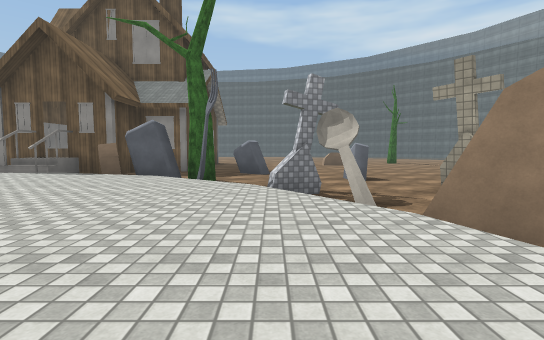
[1] (above)

24 first-person views from a walk through a scene from a Unity 3-D project. The camera is 1.2 m above the floor, tilts 4° down and sees 85° across. The floor is counted in squares, 2.4 m on a side. Each view is taken from the middle of a square. On the plan, view 1 faces up. The plan holds only what a view shows up to about 9 squares ahead; the rest is blank. The place goes on beyond the plan. The player is left out. Some animated figures are left out. Door leaves are left out, so doorways stand open. Surface patterns are stand-ins for the level's own textures.

[2]
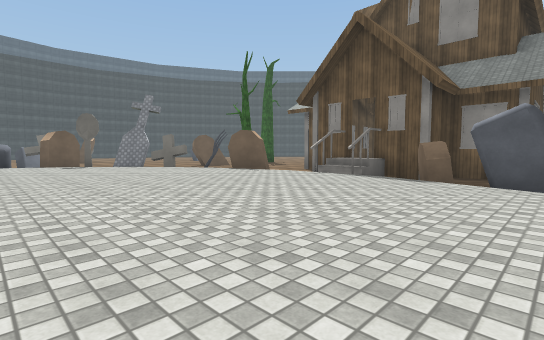

[3]
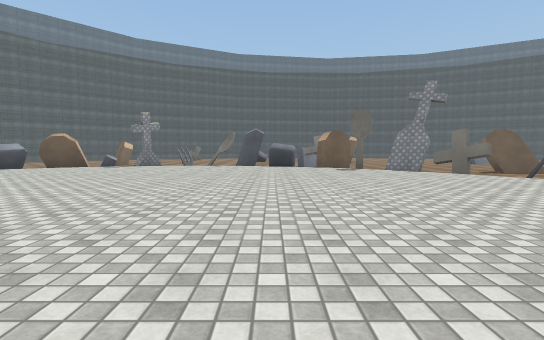

[4]
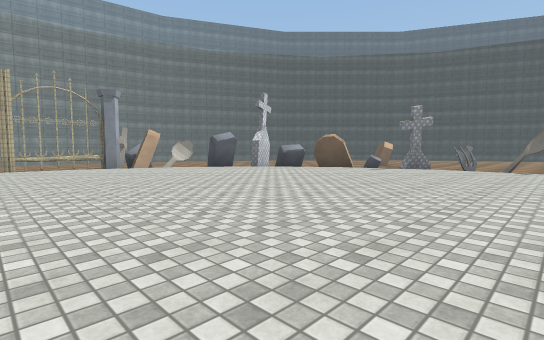

[5]
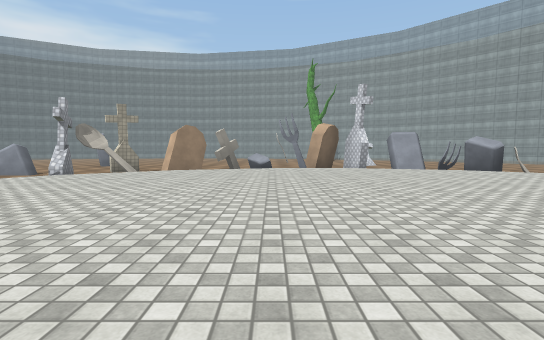

[6]
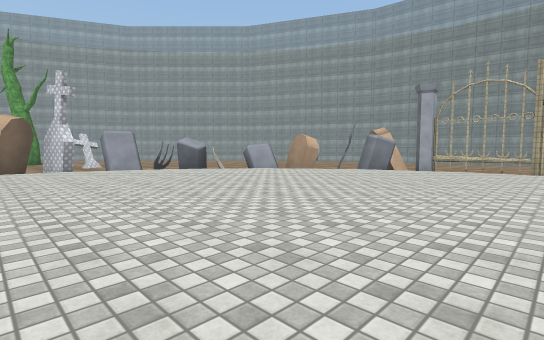

[7]
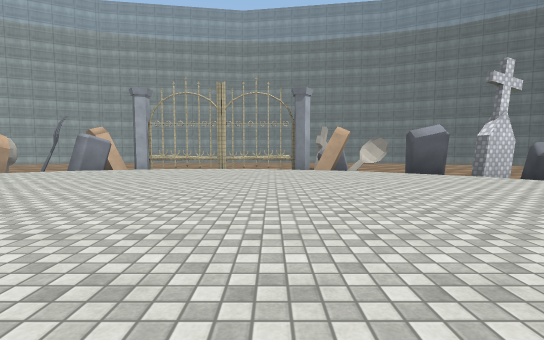

[8]
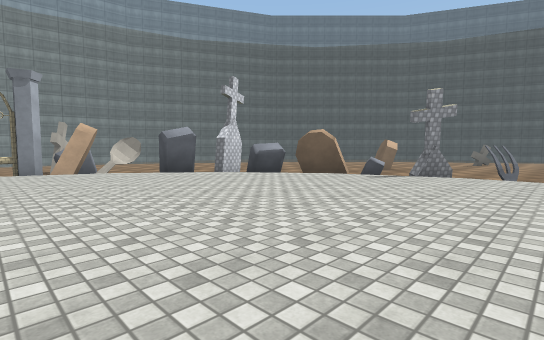

[9]
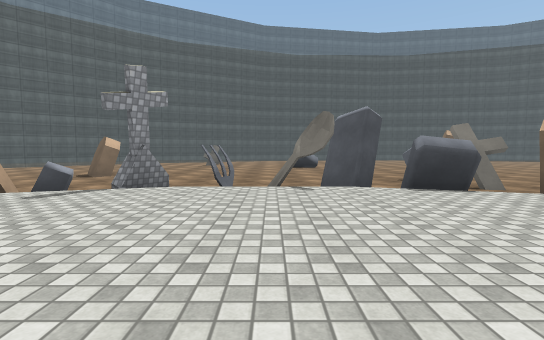

[10]
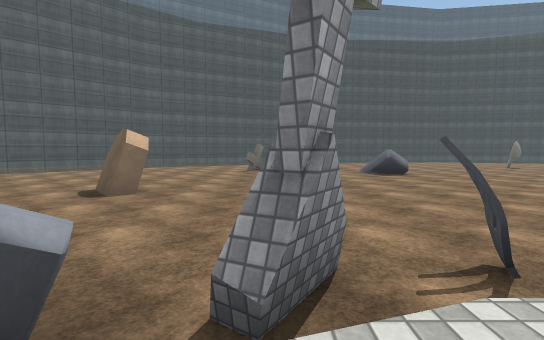

[11]
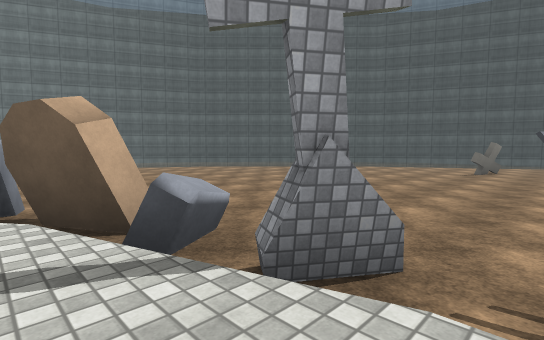

[12]
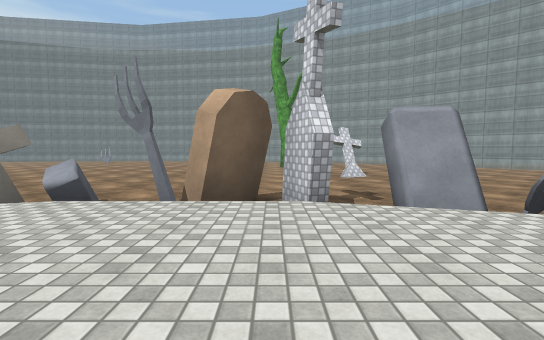

[13]
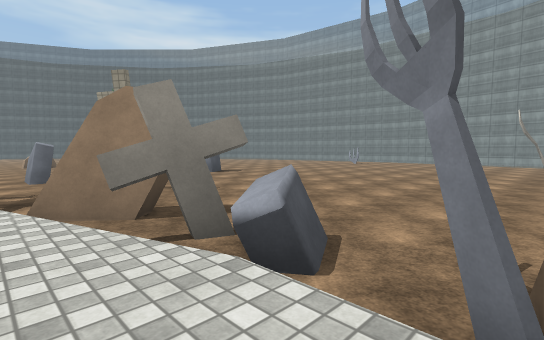

[14]
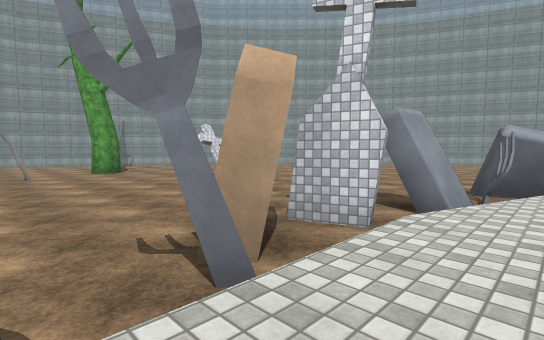

[15]
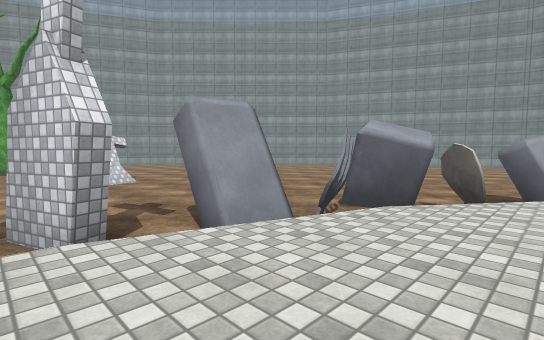

[16]
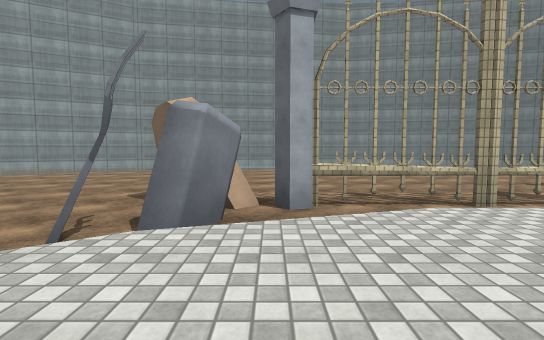

[17]
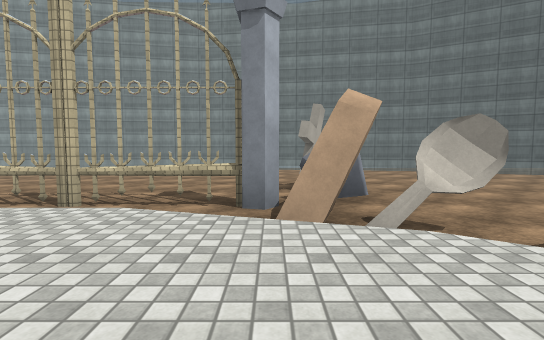

[18]
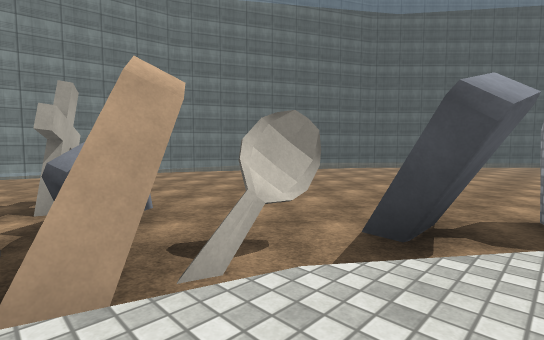

[19]
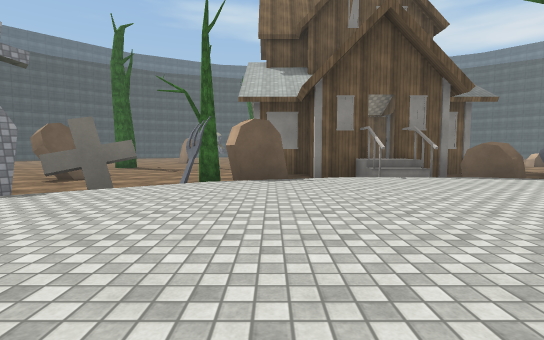

[20]
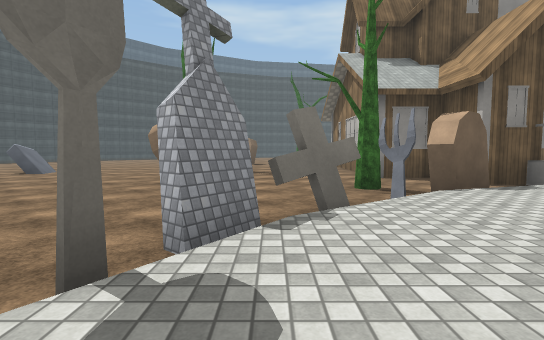

[21]
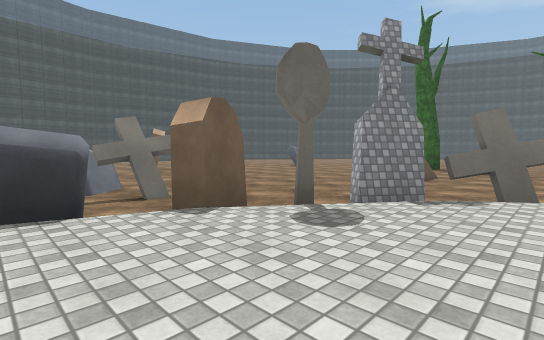

[22]
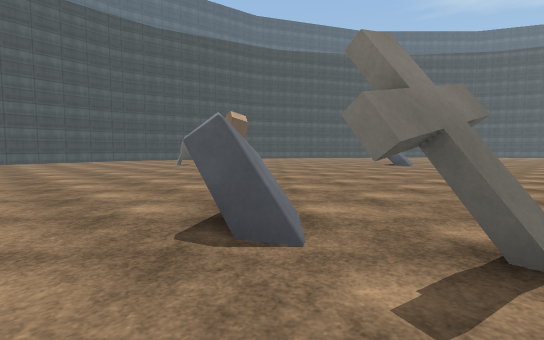

[23]
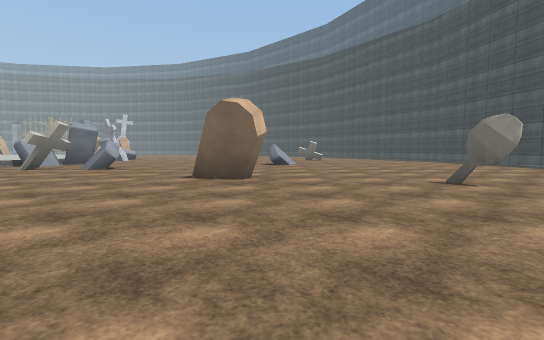

[24]
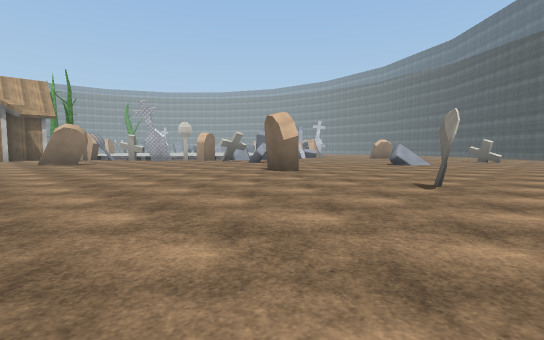

### Floor plan
Key: @ floor where view 1 was taken; # wall or solid block; x gap in a wall; . main floor; : floor 0.5 m higher than the main floor; / step, stairs or slope; D open door; = window, fence, low wall or low ledge; ^ raised ledge; T thing the floor can be seen under or through; O other object.
Columns run from 26 left of view 1 to 13 right of it. Each row starts with its distance up from view 1.
 10   ........... ....
  9   ................##  ##    ....
  8   ...........#.....#DD#..#......
  7   ...............O..=##.....#.. #
  6   .#.............##/::#xO/....  ..
  5  ......#.......##::::::::/.... ....
  4 ..............##::::::::::.#.#......
  3 .............##::::::::::::=.........
  2 ..........##..:::::::::::::/#........
  1 .............#::::::::::::::#.........
  0    ...#.....##::::::::::::@:x...........
 -1    ........../::::::::::::::##.....#....
 -2    .........#/::::::::::::::/#.........
 -3    ........./#::::::::::::::##......OO
 -4     #........^:::::::::::::/#....#...
 -5     .....#...##::::::::::::/x.......
 -6      .........#/::::::::::## .......
 -7        ........#/::::::::/#......
 -8      ..........#///:::://##........
 -9      ............#/.....#..... ....
-10       .. ........#TTxTTx#.....
-11          ........#............
-12           ....................
-13            ...................
-14             .... ..    .. ....
-15               .. ..

Positions as (right, up) in squares from view 1, and headings:
1: (0, 0), facing up
2: (-2, 1), facing up-left
3: (-4, 1), facing left
4: (-5, 0), facing down-left
5: (-6, 0), facing right
6: (-6, -1), facing down-right
7: (-7, -1), facing down
8: (-7, -1), facing down-left
9: (-9, -1), facing left
10: (-12, -3), facing left
11: (-12, -2), facing down-left
12: (-1, -2), facing right
13: (1, -1), facing up-right
14: (1, 0), facing down-right
15: (0, -2), facing down-right
16: (-3, -6), facing down
17: (-8, -6), facing down
18: (-8, -7), facing down-left
19: (-8, 1), facing up
20: (-11, 2), facing up
21: (-10, 1), facing up-left
22: (-14, 1), facing up-left
23: (-20, 10), facing down
24: (-24, 10), facing down-right
